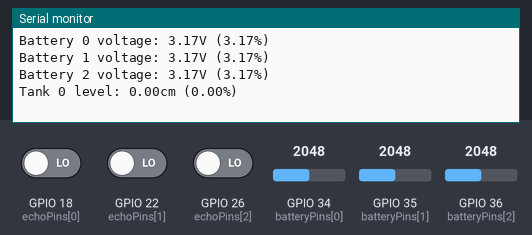
A sketch run on a simulated ESP32. Parts: the last lines printed to the serial monitor. The inputs (shaded band) are chosen by the test bench; at power-on: GPIO 34 (batteryPins[0]) = 2048, GPIO 35 (batteryPins[1]) = 2048, GPIO 36 (batteryPins[2]) = 2048, GPIO 18 (echoPins[0]) LOW, GPIO 22 (echoPins[1]) LOW, GPIO 26 (echoPins[2]) LOW. WiFi joins after 1.5 s; servers stay silent unless stated.

Above: at 3.0 s.
3.1 s: GPIO 34 (batteryPins[0]) set to 2866
At 4.6 s:
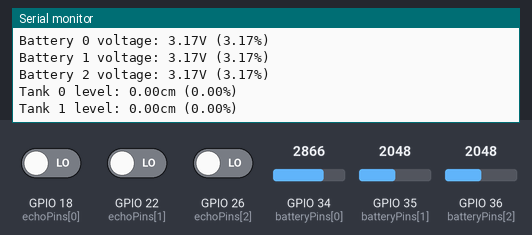
4.8 s: GPIO 35 (batteryPins[1]) set to 2866
At 6.3 s:
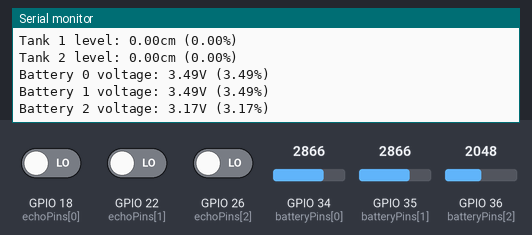
6.5 s: GPIO 36 (batteryPins[2]) set to 2866
At 7.6 s:
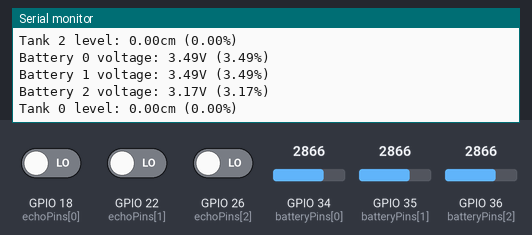
8.2 s: GPIO 34 (batteryPins[0]) set to 3603
At 9.2 s:
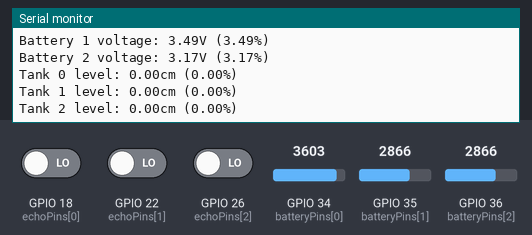
9.9 s: GPIO 35 (batteryPins[1]) set to 3603
At 10.7 s:
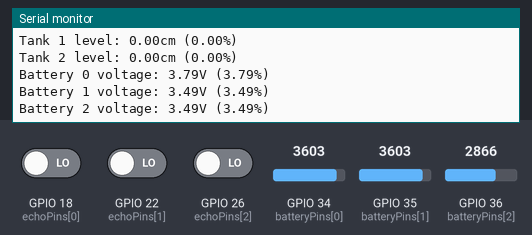
11.6 s: GPIO 36 (batteryPins[2]) set to 3603
At 12.7 s:
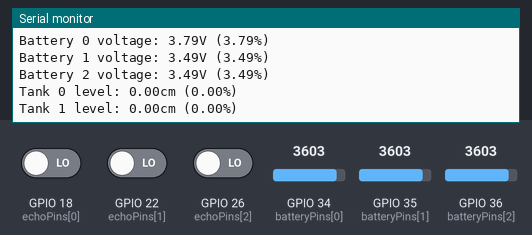
Timing chart, 0 to 14.3 s (numbered marks = the images above; inputs shaded):
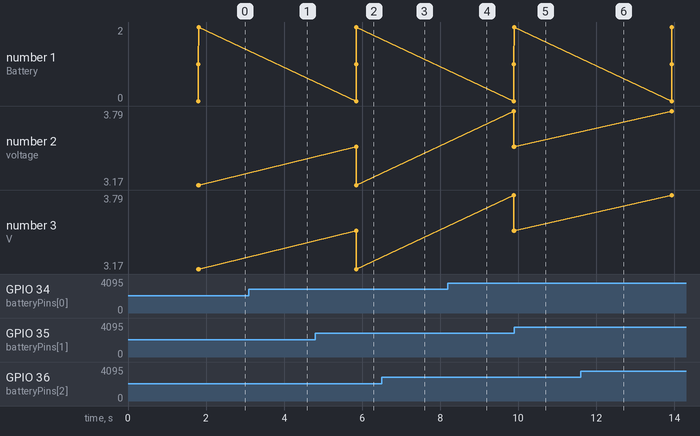

Measured:
- after the input at 4.8 s, the serial monitor: prints a new line after 1.0 s (image 2)

The sketch:

mssm.ino
```cpp
#define BLYNK_TEMPLATE_ID "TMPLDLdCZ8YD"
#define BLYNK_TEMPLATE_NAME "Service Station monitoring"
#define BLYNK_AUTH_TOKEN "21O1_497BzkO4QxzVetIjnVCHq5750DU"

#include <WiFi.h>
#include <WiFiClient.h>
#include <BlynkSimpleEsp32.h>

const char auth[] = "21O1_497BzkO4QxzVetIjnVCHq5750DU";
const char* ssid = "shin";
const char* pass = "@22552255Vic";


const int numBatteries = 3;
const int batteryPins[numBatteries] = { 34, 35, 36 };
const float voltageDividerRatio = 0.5;
const int numTanks = 3;
const int trigPins[numTanks] = { 19, 21, 23 };
const int echoPins[numTanks] = { 18, 22, 26 };
const float tankHeight = 10.0; // in centimeters

void setup() {
  Serial.begin(9600);
  Blynk.begin(auth, ssid, pass);
}

void loop() {
  // Measure battery voltages
  float voltages[numBatteries];
  for (int i = 0; i < numBatteries; i++) {
    voltages[i] = analogRead(batteryPins[i]) * 3.3 / 4095 * voltageDividerRatio + 2.34;
    float batteryPercentage = voltages[i];
    Serial.print("Battery ");
    Serial.print(i);
    Serial.print(" voltage: ");
    Serial.print(voltages[i], 2);
    Serial.print("V (");
    Serial.print(batteryPercentage);
    Serial.println("%)");
    //Blynk.virtualWrite(i, batteryPercentage);
  }
float b1 = map(voltages[0],66.905,88.531,0,100);
float b2 = map(voltages[1],66.905,88.531,0,100);
float b3 = map(voltages[2],66.905,88.531,0,100);
Blynk.virtualWrite(V1, b1);
Blynk.virtualWrite(V2, b2);
Blynk.virtualWrite(V3, b3);
  // Measure liquid levels
  float distances[numTanks];
  for (int i = 0; i < numTanks; i++) {
    digitalWrite(trigPins[i], LOW);
    delayMicroseconds(2);
    digitalWrite(trigPins[i], HIGH);
    delayMicroseconds(10);
    digitalWrite(trigPins[i], LOW);
    float duration = pulseIn(echoPins[i], HIGH);
    distances[i] = duration / 2.0 * 0.0343;
    float tankPercentage = map(distances[i], 0, tankHeight, 0, 100);
    Serial.print("Tank ");
    Serial.print(i);
    Serial.print(" level: ");
    Serial.print(distances[i], 2);
    Serial.print("cm (");
    Serial.print(tankPercentage);
    Serial.println("%)");
    //Blynk.virtualWrite(i + numBatteries, tankPercentage);
  }
Blynk.virtualWrite(V4, distances[0]);
Blynk.virtualWrite(V5,distances[1]);
Blynk.virtualWrite(V6,distances[2]);
  delay(1000);
  Blynk.run();
}
```
